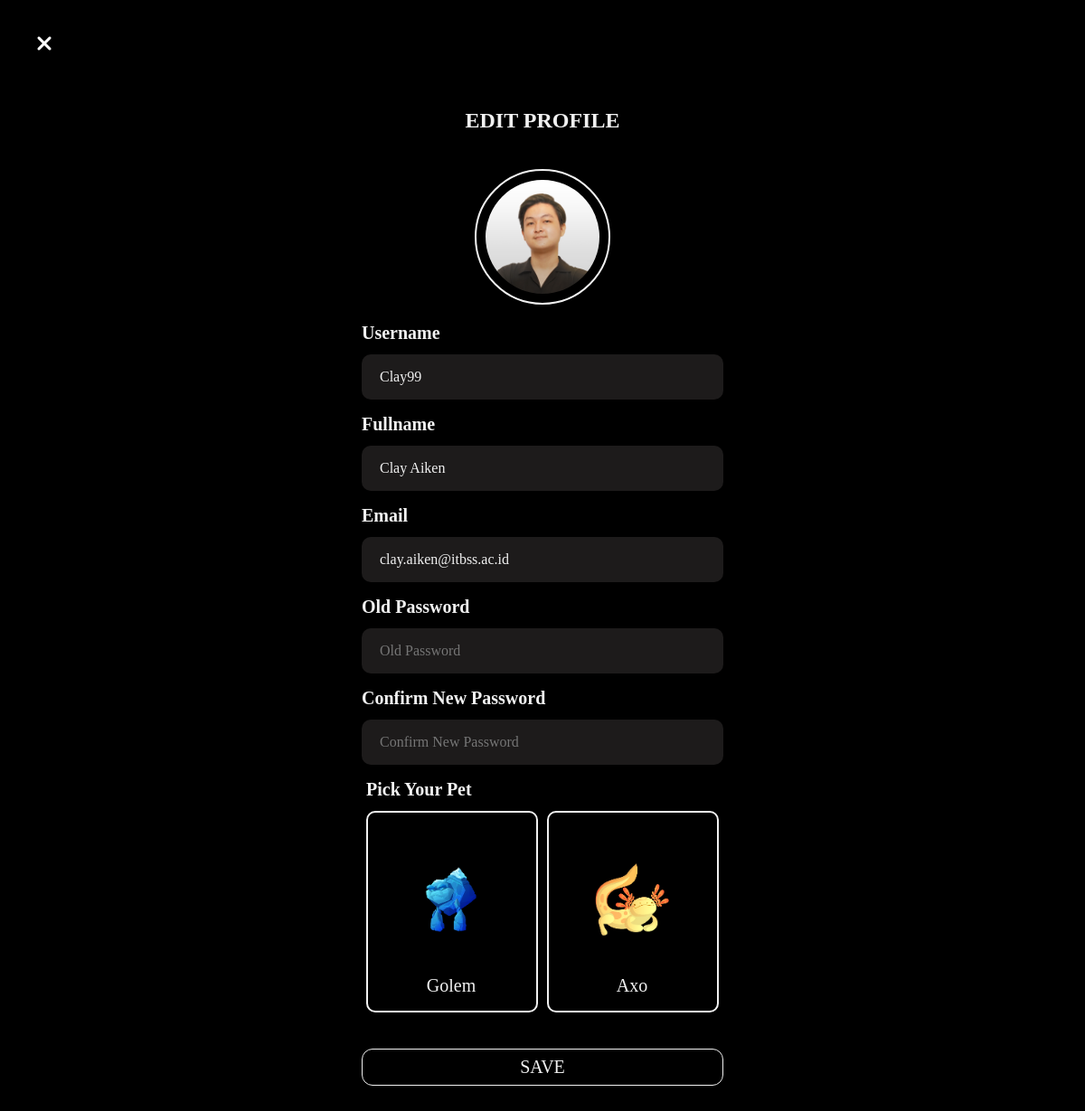
Page /edit_profile.php (signed in) on the committed database.
### tables this page shows
CREATE TABLE `tb_users` (
  `id` int(11) NOT NULL,
  `profile_img` varchar(100) NOT NULL,
  `username` varchar(255) NOT NULL,
  `fullname` varchar(255) NOT NULL,
  `email` varchar(255) NOT NULL,
  `status` enum('User','Admin') NOT NULL DEFAULT 'User',
  `password` varchar(255) NOT NULL,
  `xp` int(11) NOT NULL,
  `pet_id` int(11) NOT NULL,
  `pet_phases_id` int(11) NOT NULL,
  `ringtone_id` int(11) NOT NULL
);

CREATE TABLE `tb_pets` (
  `id` int(11) NOT NULL,
  `pet_name` varchar(50) NOT NULL,
  `pet_level` int(11) NOT NULL,
  `pet_score` int(11) NOT NULL,
  `pet_img` varchar(100) NOT NULL
);

### edit_profile.php (the view, shortened to what this page needs)
<?php
include "config/connection.php";
?>
<!DOCTYPE html>
<html lang="en">
<head>
    <link rel="stylesheet" href="./assets/css/style_profile.css">
</head>
<body>
    <?php
    $user_id = $_SESSION['id'];
    $sql = "SELECT * from tb_users WHERE id='$user_id'";
    $query = mysqli_query($conn, $sql);
    $result = mysqli_fetch_array($query);
    ?>
    <div class="container_form_edit">
        <div class="form_edit">
            <form id="form_profile_edit" enctype="multipart/form-data">
                <div class="back_to_home">
                    <a onclick="location.href='home.php'"><i class="fa-solid fa-xmark fa-xl"
                            style="color: #ffffff;"></i></a>
                </div>
                <h1 id="title_task">EDIT PROFILE</h1>
                <div class="inputProfile">
                    <img src="./assets/images/profile/<?php echo $result['profile_img']; ?>" id="previewImage">
                </div>
                <div class="inputForm">
                    <h3>Username</h3>
                    <input class="textField" type="text" name="username" id="username" maxlength="30"
                        value="<?php echo $result['username'] ?>" readonly />
                </div>
                <div class="inputForm">
                    <h3>Fullname</h3>
                    <input class="textField" type="text" name="fullname" id="fullname" maxlength="30"
                        value="<?php echo $result['fullname'] ?>" />
                </div>
                <div class="inputForm">
                    <h3>Email</h3>
                    <input class="textField" type="email" name="email" id="email"
                        value="<?php echo $result['email'] ?>" />
                </div>
                <div class="inputForm">
                    <h3>Old Password</h3>
                    <input class="textField" type="password" name="password" id="password" placeholder="Old Password" />
                </div>
                <div class="inputForm">
                    <h3>Confirm New Password</h3>
                    <input class="textField" type="password" name="new_password" id="new_password"
                        placeholder="Confirm New Password" />
                </div>
                <div class="edit_profile_pet_container">
                    <h3>Pick Your Pet</h3>
                    <?php
                    $sqlPET = "SELECT * FROM tb_pets";
                    $queryPET = mysqli_query($conn, $sqlPET);
                    ?>
                    <div class="edit_profile_pet_card_container">
                        <?php
                        while ($result = mysqli_fetch_array($queryPET)) {
                            ?>
                            <div class="edit_profile_pet_card" id="pet_card_<?php echo $result['id']; ?>"
                                onclick="selectedPet(<?php echo $result['id']; ?>)">
                                <div class="edit_profile_pet_card_img">
                                    <img src="./assets/images/pet/default/<?php echo $result['pet_img']; ?>">
                                    <div class="edit_profile_pet_card_name">
                                        <p>
                                            <?php echo $result['pet_name']; ?>
                                        </p>
                                    </div>
                                </div>
                            </div>
                            <?php
                        }
                        ?>
                    </div>
                </div>
                <input type="button" class="form_button_profile" value="SAVE" id="submit-button-profile" name="submit">
            </form>
        </div>
    </div>
</body>
</html>

### assets/css/style_profile.css (style rules this page uses)
:root { --black: #000000; --white: #F1F1F1; --hero: 80px; --header1: 60px; --header2: 40px; --header3: 32px; --text: 24px; --text2: 16px; }
html { scroll-behavior: smooth; }
body { -ms-overflow-style: none; scrollbar-width: none; background-color: var(--black); padding: 40px 40px; display: flex; flex-direction: row; justify-content: center; align-items: center; }
* { box-sizing: border-box; margin: 0px; padding: 0; }
p { cursor: default; color: var(--white); }
a { cursor: pointer; }
.back_to_home { top: 40px; left: 40px; color: white; position: absolute; }
.textField { font-family: "Satoshi-Regular"; background-color: #1D1B1B; font-size: 16px; padding: 16px 20px; border: none; border-radius: 10px; width: 400px; height: auto; color: var(--white); }
.inputForm { margin-bottom: 16px; }
#form_profile_edit { display: flex; flex-direction: column; justify-content: center; align-items: center; }
.container_form_edit { display: flex; flex-direction: column; justify-content: center; align-items: center; padding: 40px 20px 40px 20px; margin-top: 20px; width: 800px; }
.form_edit { padding: 20px 40px; display: flex; flex-direction: column; justify-content: center; align-items: center; }
#title_task { font-family: "Satoshi-Black"; font-size: 24px; color: var(--white); text-align: center; margin-bottom: 40px; }
h3 { font-family: "Satoshi-Bold"; font-size: 20px; color: var(--white); margin-bottom: 12px; }
.edit_profile_pet_card_container { display: flex; flex-direction: row; flex-wrap: wrap; }
.edit_profile_pet_card:first-child { display: flex; flex-direction: row; width: 190px; border: 2px solid var(--white); border-radius: 10px; padding: 16px 12px 16px 12px; margin-right: 10px; cursor: pointer; }
.edit_profile_pet_card { display: flex; flex-direction: row; width: 190px; border: 2px solid var(--white); border-radius: 10px; padding: 16px 12px 16px 12px; cursor: pointer; transition: 0.6s; }
.edit_profile_pet_card_img img { width: 160px; height: auto; }
.edit_profile_pet_card_name p { text-align: center; font-family: "Satoshi-Bold"; font-size: 20px; }
.inputProfile { display: flex; flex-direction: column; justify-content: center; align-items: center; margin-bottom: 20px; position: relative; }
.inputProfile img { width: 180px; height: auto; margin-bottom: 20px; border-radius: 50%; padding: 10px; border: 2px solid var(--white); }
.inputProfile { position: relative; display: inline-block; overflow: hidden; width: 150px; height: 150px; }
.inputProfile img { width: 100%; height: 100%; object-fit: cover; }
.form_button_profile { font-family: 'Satoshi-Black'; font-size: 20px; color: var(--white); background-color: var(--black); border: 1px solid var(--white); border-radius: 12px; margin-top: 40px; margin-bottom: 40px; padding: 8px 100px; width: 400px; transition: 0.5s; cursor: pointer; }

### rows in the picture
tb_users: profile_img (picture), username "Clay99", fullname "Clay Aiken", email "clay.aiken@itbss.ac.id"
tb_pets: pet_img (picture), pet_name "Golem"
tb_pets: pet_img (picture), pet_name "Axo"
